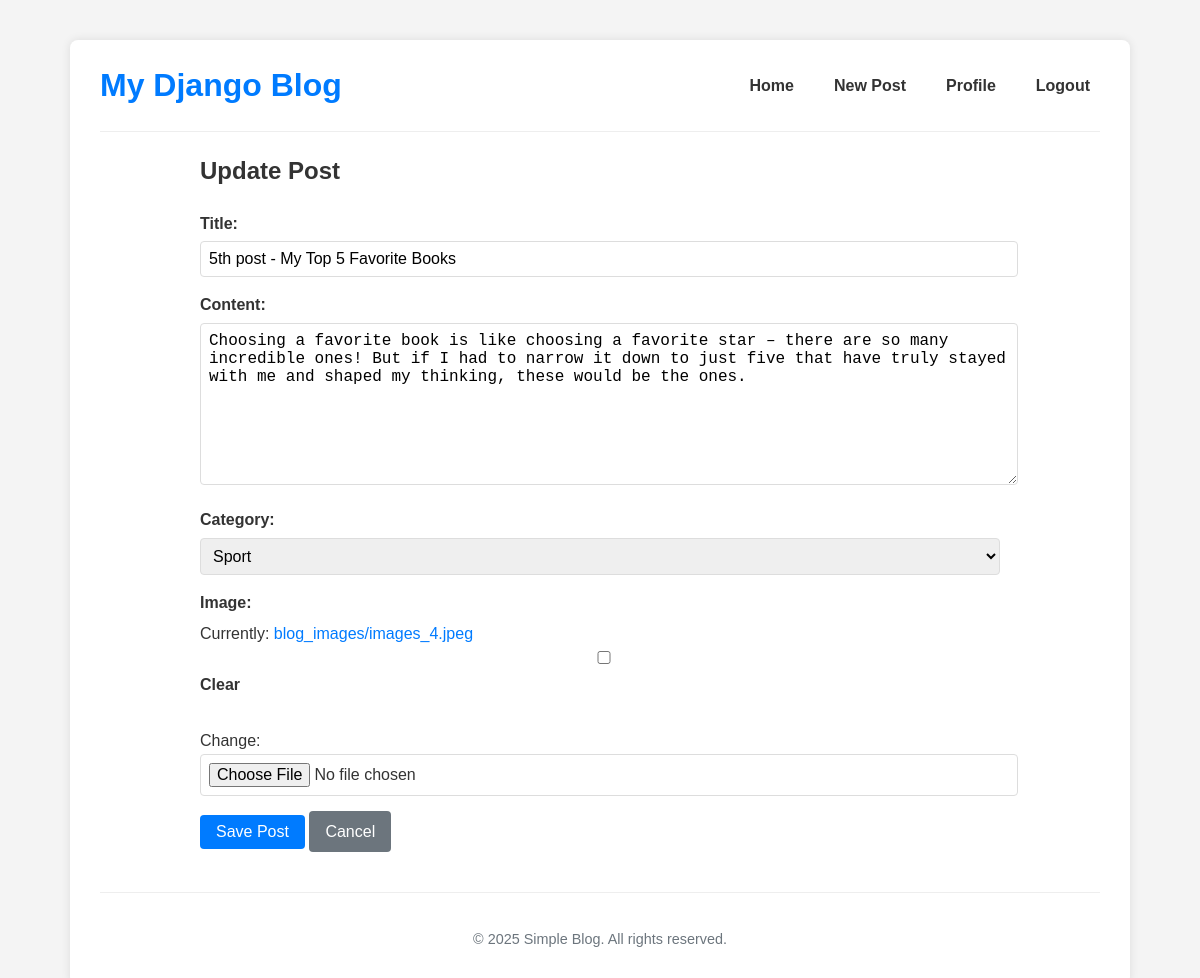
The page /post/5/update/ (signed in) on the database its author committed.
### blog/models.py (models this page shows, shortened)
class Post(models.Model):
    title = models.CharField(max_length=200)
    content = models.TextField()
    pub_date = models.DateTimeField(default=timezone.now)
    category = models.ForeignKey(Category, on_delete=models.SET_NULL, null=True, blank=True)
    image = models.ImageField(upload_to='blog_images/', blank=True, null=True)
    author = models.ForeignKey(User, on_delete=models.CASCADE, related_name='blog_posts', null=True)
    class Meta:
        ordering = ['-pub_date']

### blog/views.py (the view)
# urls.py: path('post/<int:post_id>/update/', views.update_post, name='update_post'),
@login_required
def update_post(request, post_id):
    post = get_object_or_404(Post, pk=post_id)
    if post.author != request.user:
        messages.error(request, "You cannot edit someone else's post!")
        return redirect('post_detail', post_id=post.id)
    if request.method == 'POST':
        form = PostForm(request.POST, request.FILES, instance=post)
        if form.is_valid():
            form.save()
            messages.success(request, 'Your post has been updated!')
            return redirect('post_detail', post_id=post.id)
    else:
        form = PostForm(instance=post)
    return render(request, 'blog/post_form.html', {'form': form, 'title': 'Update Post'})

### blog/forms.py
class PostForm(forms.ModelForm):
    class Meta:
        model = Post
        fields = ('title', 'content', 'category', 'image')
        widgets = {
            'content': forms.Textarea(attrs={'rows': 8}),
        }

### blog/models.py (called while the page is built)
    def __str__(self):
        return self.name

### templates/blog/post_form.html (shortened to what this page needs)
{% extends 'blog/base.html' %}
{% block content %}
<div class="post-form-container">
    <h2>{{ title }}</h2>
    <form method="post" enctype="multipart/form-data" class="post-form">
        {% for field in form %}
            <div class="form-group">
                {{ field.label_tag }}
                {{ field }}
            </div>
        {% endfor %}
        <button type="submit" class="btn">Save Post</button>
        <a href="{% url 'post_list' %}" class="btn btn-secondary">Cancel</a>
    </form>
</div>
{% endblock %}

### static/css/style.css (style rules this page uses)
body { font-family: 'Arial', sans-serif; line-height: 1.6; margin: 0; padding: 20px; background-color: #f4f4f4; color: #333; }
h1, h2, h3 { color: #333; margin-bottom: 10px; }
a { color: #007bff; text-decoration: none; }
.form-group { margin-bottom: 15px; }
label { display: block; margin-bottom: 5px; font-weight: bold; }
input, textarea, select { width: 100%; padding: 8px; border: 1px solid #ddd; border-radius: 4px; font-size: 16px; }
textarea { resize: vertical; }
.btn, button[type="submit"] { display: inline-block; padding: 8px 16px; background-color: #007bff; color: white; border: none; border-radius: 4px; cursor: pointer; font-size: 16px; text-decoration: none; transition: background-color 0.3s ease; }
.btn-secondary { background-color: #6c757d; }
.post-form-container { max-width: 800px; margin: 0 auto; }
.post-form { margin-top: 20px; }

### rows shown on the page
Post: form "5th post - My Top 5 Favorite Books" "Choosing a favorite book is like choosing a favorite star – there are so many incredible ones! But if I had to narrow it down to just five that have truly stayed with me and shaped my thinking, these would be the ones." "Sport"

### other values the page prints
{{ title }} "Update Post"
{{ field.label_tag }} "Title:" "Content:" "Category:" "Image:"
